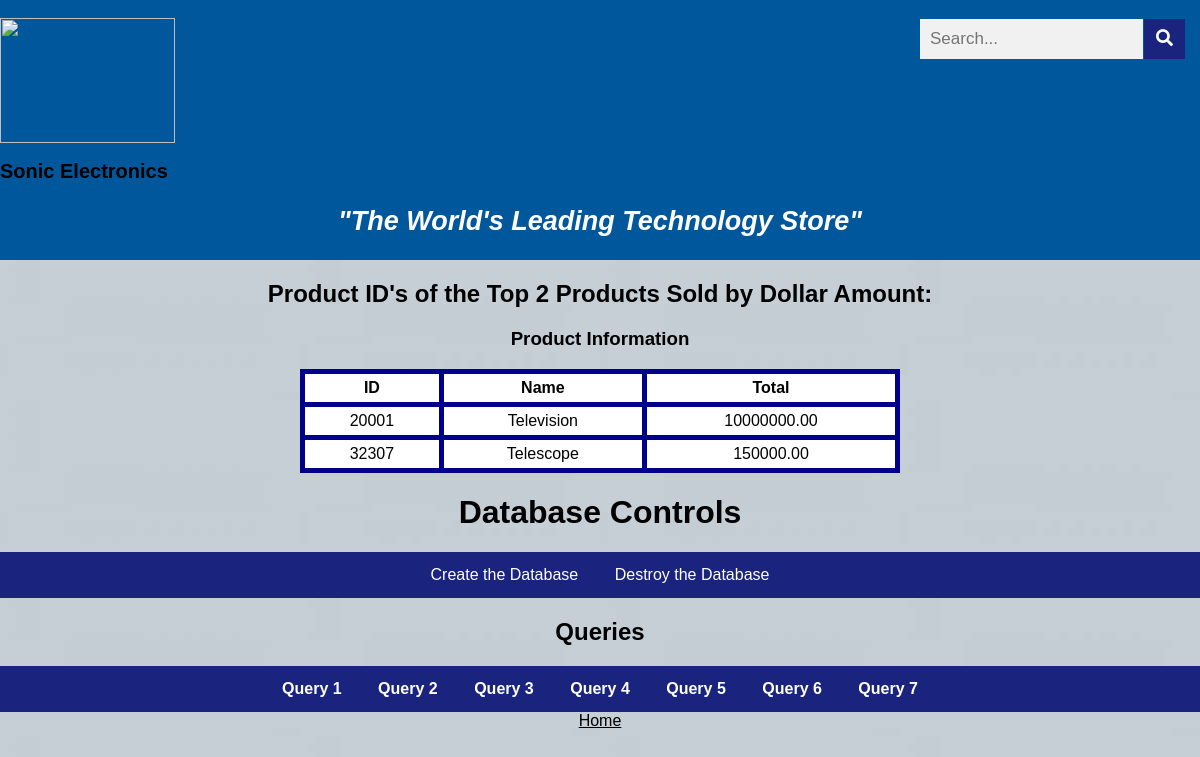
The app's page /queryThree.php with its own data.
### tables this page shows
CREATE TABLE product(
    manufacturer_id     INT(5) NOT NULL,
    item_id             INT(5) NOT NULL,
    package_id          INT(5) NOT NULL,
    quantity            INT(5),
    price               DECIMAL(8,2),
    product_name        VARCHAR(30),
    PRIMARY KEY (item_id)
  );

### common.php (called while the page is built)
<?php
function escape($html)
{
  return htmlspecialchars($html, ENT_QUOTES | ENT_SUBSTITUTE, "UTF-8");
}

### queryThree.php (the view)
<?php include "templates/header.php"; ?>
<head>
   <link rel="stylesheet" href="css/style.css">
</head>
<?php
try
{
    require "config.php";
    require "common.php";
    $connection = new PDO($dsn, $username, $password, $options);
    $sql = "SELECT item_id, product_name, sum(quantity*price) as total
    FROM product
    GROUP BY item_id
    ORDER BY total desc
    LIMIT 2";
    $statement = $connection->prepare($sql);
    $statement->execute();
    $result = $statement->fetchAll();
}
catch(PDOException $error)
{
    echo $sql . "<br>" . $error->getMessage();
}
?>
<?php
    if ($result && $statement->rowCount() > 0) { ?>
        <h2 align="center">Product ID's of the Top 2 Products Sold by Dollar Amount:</h2>
        <h3 align="center">Product Information</h3>
        <table id="resultTable" align="center">
            <tr>
                <th id="resultHeader">ID</th>
                <th id="resultHeader">Name</th>
                <th id="resultHeader">Total</th>
            </tr>
            <?php foreach ($result as $row) { ?>
                <tr>
                    <td id="resultData"><?php echo escape($row["item_id"]); ?></td>
                    <td id="resultData"><?php echo escape($row["product_name"]); ?></td>
                    <td id="resultData"><?php echo escape($row["total"]); ?></td>
                </tr>
             <?php } ?>
        </table>
        <?php } else { ?>
            > No Items Found
        <?php } ?>
<?php include "templates/footer.php"; ?>

### css/style.css (style rules this page uses)
body { margin: 0; font-family: Arial, Helvetica, sans-serif; }
* { box-sizing: border-box; }
body { margin:0; }
table { font-family: arial, sans-serif; border-collapse: collapse; width: 30%; background-color: white; }
td, th { border: 5px solid DarkBlue; text-align: center; padding: 8px; }
tr:nth-child(even) { background-color: white; }
table#resultTable { border-spacing: 15px; width: 50%; }
#resultHeader { padding: 5px; text-align: center; }
#resultData { padding: 5px; text-align: center; }

### records on screen
product: item_id "20001", product_name "Television", total "10000000.00"
product: item_id "32307", product_name "Telescope", total "150000.00"
